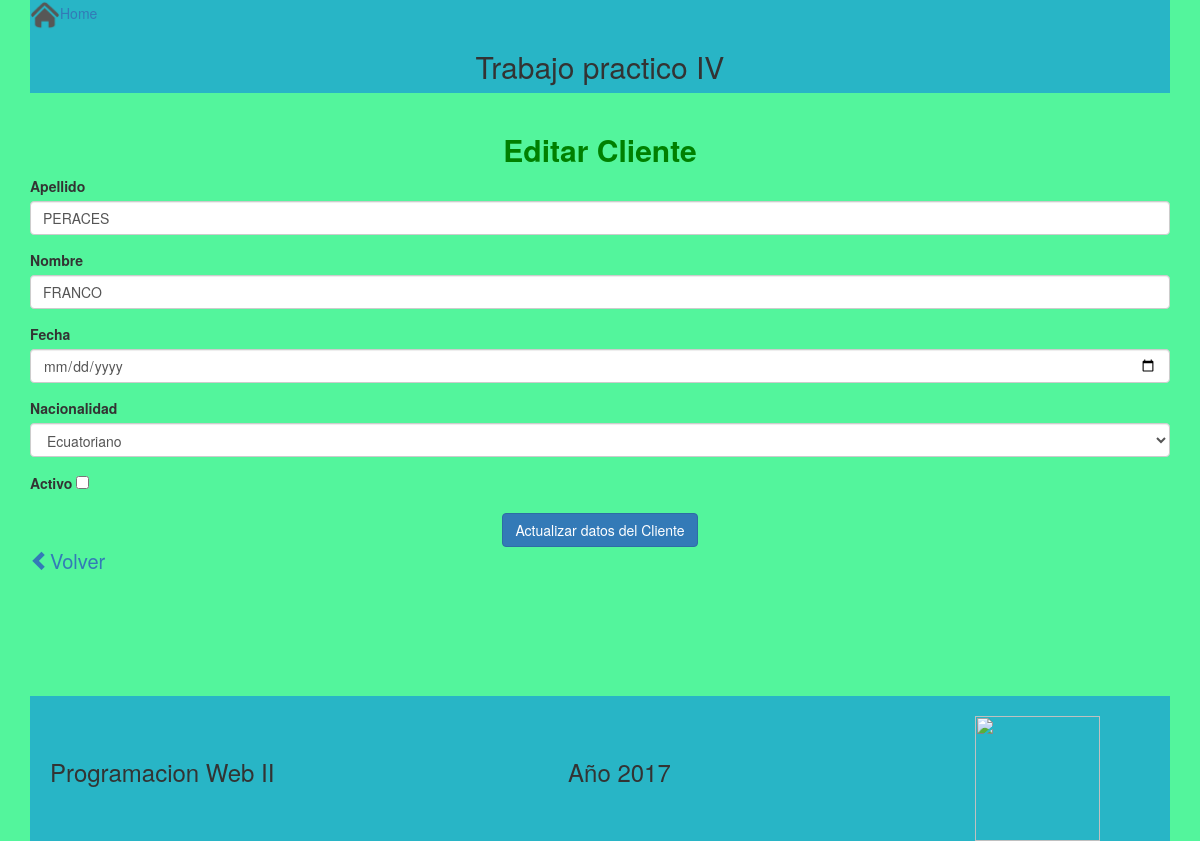
The app's page /ProcesarFormularioEditar.php?id=1 (signed in) with its own data.
### tables this page shows
CREATE TABLE `clientes` (
  `id` int(10) UNSIGNED NOT NULL,
  `apellido` varchar(100) NOT NULL,
  `nombre` varchar(100) NOT NULL,
  `edad` int(10) UNSIGNED NOT NULL,
  `fecha_nacimiento` date NOT NULL,
  `nacionalidad` varchar(25) DEFAULT NULL,
  `activo` int(11) NOT NULL
);

### ProcesarFormularioEditar.php (called while the page is built, shortened)
<?php
    require_once 'formularioPersona.php';
    require_once 'ClienteLogica.php';
    $miFormulario=new formularioPersona();
    require 'modificarVista.php';

### formularioPersona.php (called while the page is built, shortened)
<?php
    Class formularioPersona extends FormStub{
     public function __construct() {
            $this->nacionalidades=[ 1 => "Argentino",2 => "Chileno",3 => "Peruano",4 => "Uruguayo",5 =>"Paraguayo",
                6 => "Venezolano",7 => "Ecuatoriano",8 => "Otro"];
     }
     public function tieneError($campo) {
          return !empty($this->errores[$campo]);
      }
}

### ClienteModel.php (called while the page is built, shortened)
<?php
Class ClienteModel{
    private $pdo;
    public function __construct() {
        try{
            $this->pdo=new PDO('mysql:host=localhost;dbname=clientes_db', 'root', '');
            $this->pdo->setAttribute(PDO::ATTR_ERRMODE, PDO::ERRMODE_EXCEPTION);
        } catch (Exception $ex) {
            $ex->getMessage();
        }
    }
  public function Obtener($id){
      try{
          $stm= $this->pdo->prepare("SELECT * FROM clientes WHERE clientes.id=?");
          $stm->execute(array($id));
          $r = $stm->fetch(PDO::FETCH_OBJ);
          $cli=new Cliente();
          $cli->__set('id',$r->id);
          $cli->__set('apellido',$r->apellido);
          $cli->__set('nombre',$r->nombre);
          $cli->__set('edad',$r->edad);
          $cli->__set('nacionalidad',$r->nacionalidad);
          $cli->__set('activo',$r->activo);
          return $cli;
      } catch (Exception $ex) {
          die($ex->getMessage());
      }
  }
}

### ClienteLogica.php (called while the page is built, shortened)
<?php
require_once 'Cliente.php';
require_once 'ClienteModel.php';
$modelo=new ClienteModel();

### Cliente.php (called while the page is built, shortened)
<?php
class Cliente{
    public function __get($clave){
        return $this->$clave;
    }
    public function __set($clave,$valor){
        return $this->$clave=$valor;
    }
 }

### modificarVista.php (the view, shortened to what this page needs)
<?php
require_once 'ClienteLogica.php';
require 'cabecera.php';
$idCliente='';
if(isset($_GET['id'])){
    $idCliente=$_GET['id'];
}
$cliente=$modelo->Obtener($idCliente);
?>
<center><h2 style="color: green"><b>Editar Cliente</b></h2></center>
<form  method="post" action="ProcesarFormularioEditar.php">
    <?php $tiene_error=$miFormulario->tieneError('apellido')? "has-error" : "";?>
    <div class="form-group <?php echo $tiene_error;?>">
        <label class="control-label" for="ape">Apellido</label>
        <input type="text" class="form-control" name="apellido" id="ape" value="<?php echo $cliente->apellido?>"/>
    </div>
    <?php $tiene_error=$miFormulario->tieneError('nombre')? "has-error" : "";?>
    <div class="form-group <?php echo $tiene_error;?>">
        <label  class="control-label" for="nom">Nombre</label>
        <input type="text" class="form-control" name="nombre" id="nom" value="<?php echo $cliente->nombre?>"/>
    </div>
    <div class="form-group">
        <label class="control-label" for="fec">Fecha</label>
        <input type="date" class="form-control" name="fecha" id="fec" value="<?php echo  $cliente->fechaNac ;?>"/>
    </div>
    <div class="form-group">
        <label class="control-label" for="nac">Nacionalidad</label>
        <select class="form-control" name="nacionalidad" id="nac">
                <?php foreach ($miFormulario->nacionalidades as $key => $item){
                    if($cliente->nacionalidad==$item){
                        echo "<option selected>".$item."</option>";
                    }
                }?>
        </select>
    </div>
    <div class="form-group">
        <label class="control-label" for="act">Activo</label>
        <input type="checkbox"  name="activo" id="act" <?php if($cliente->activo==1){echo "checked";}else{echo "";}  ?>/>
    </div>
    <center><button type="submit" class="btn btn-primary center">Actualizar datos del Cliente</button></center>
    <a href="index.php" style="display: inline;font-size: 20px;"><span class="glyphicon glyphicon-chevron-left"></span>Volver</a>
</form>
<?php require 'pie.php' ?>

### records on screen
clientes: apellido "PERACES", nombre "FRANCO", nacionalidad "Ecuatoriano"
